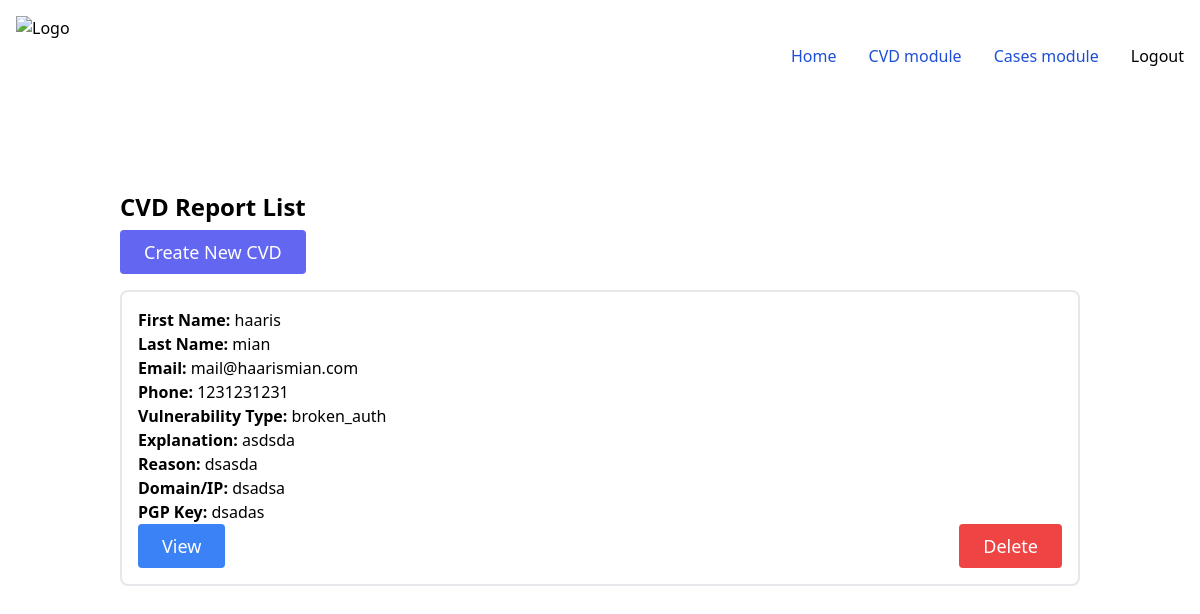
The app's page /cvd/ (signed in), older data.
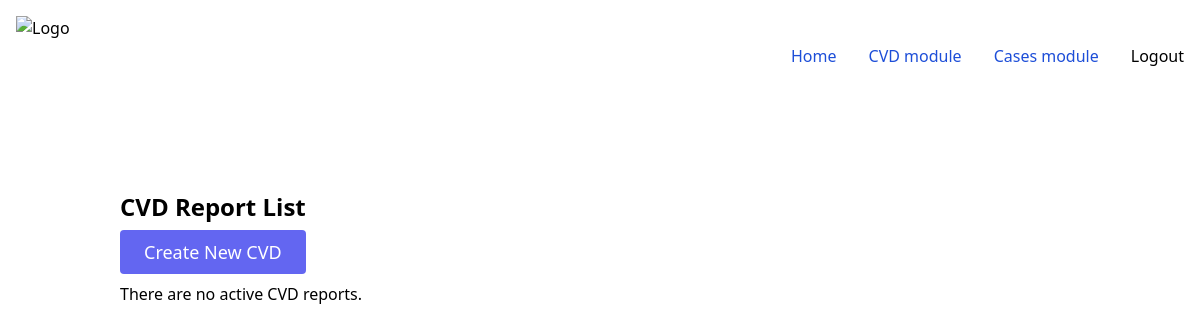
The same page, newer data.
### cvd_service/models.py (models this page shows, shortened)
class CvdReport(models.Model):
    VULNERABILITY_TYPES = (
        ('injection', 'Injection'),
        ('broken_auth', 'Broken Authentication'),
        ('data_exposure', 'Sensitive Data Exposure'),
        ('xxe', 'XML External Entities (XXE)'),
        ('misconfigurations', 'Security Misconfigurations'),
        ('xss', 'Cross-Site Scripting (XSS)'),
        ('access_control', 'Broken Access Control'),
        ('insecure_deserialization', 'Insecure Deserialization'),
        ('availability', 'Availability'),
        ('integrity', 'Integrity'),
        ('confidentiality', 'Confidentiality'),
    )
    first_name = models.CharField(max_length=100, blank=True, null=True)
    last_name = models.CharField(max_length=100, blank=True, null=True)
    email = models.EmailField()  # Email is now required
    phone = models.CharField(max_length=20, blank=True, null=True)
    vulnerability_type = models.CharField(
        max_length=30, choices=VULNERABILITY_TYPES)  # Vulnerability type is now required
    explanation = models.TextField()  # Explanation is now required
    vulnerability_reason = models.TextField()  # Reason is now required
    domain_or_ip = models.TextField()  # Domain/IP is now required
    pgp_key = models.TextField()

### cvd_service/views.py (the view)
# urls.py: path("", views.CVDListView.as_view(), name='cvd_list'),
class CVDListView(LoginRequiredMixin, generic.ListView):
    model = CvdReport
    template_name = 'cvd_service/cvd_list.html'
    context_object_name = 'cvd_list'
    def get_queryset(self):
        return CvdReport.objects.all()

### cvd_service/templates/cvd_service/cvd_list.html (shortened to what this page needs)
{% extends 'base_app/base.html' %}  {% block content %}
<div class="container mx-auto px-4 sm:px-8">
  <div class="py-8">
    <h2 class="text-2xl font-semibold leading-tight">CVD Report List</h2>
    <div class="my-2 flex sm:flex-row flex-col">
      <a
        href="{% url 'cvd_service:create_cvd' %}"
        class="text-white bg-indigo-500 border-0 py-2 px-6 focus:outline-none hover:bg-indigo-600 rounded text-lg"
        >Create New CVD</a
      >
    </div>
    {% if not cvd_list %}
    <p>There are no active CVD reports.</p>
    {% else %} {% for cvd in cvd_list %}
    <div class="py-2">
      <div class="flex flex-col border-2 rounded-lg p-4 bg-white">
        <p><strong>First Name:</strong> {{ cvd.first_name }}</p>
        <p><strong>Last Name:</strong> {{ cvd.last_name }}</p>
        <p><strong>Email:</strong> {{ cvd.email }}</p>
        <p><strong>Phone:</strong> {{ cvd.phone }}</p>
        <p><strong>Vulnerability Type:</strong> {{ cvd.vulnerability_type }}</p>
        <p><strong>Explanation:</strong> {{ cvd.explanation }}</p>
        <p><strong>Reason:</strong> {{ cvd.vulnerability_reason }}</p>
        <p><strong>Domain/IP:</strong> {{ cvd.domain_or_ip }}</p>
        <p><strong>PGP Key:</strong> {{ cvd.pgp_key }}</p>
        {% if user.is_authenticated %}
        <div class="flex justify-between">
          <a
            href="{% url 'cvd_service:cvd_detail' cvd.id %}"
            class="text-white bg-blue-500 border-0 py-2 px-6 focus:outline-none hover:bg-blue-600 rounded text-lg"
            >View</a
          >
          <form
            method="POST"
            action="{% url 'cvd_service:delete_cvd' cvd.id %}"
          >
            <button
              type="submit"
              class="text-white bg-red-500 border-0 py-2 px-6 focus:outline-none hover:bg-red-600 rounded text-lg"
            >
              Delete
            </button>
          </form>
        </div>
        {% endif %}
      </div>
    </div>
    {% endfor %} {% endif %}
  </div>
</div>
{% endblock %}

Row changes from the older to the newer data that the page shows:
removed CvdReport: first_name "haaris", last_name "mian", email "mail@haarismian.com", phone "1231231231", vulnerability_type "broken_auth", explanation "asdsda", vulnerability_reason "dsasda", domain_or_ip "dsadsa", pgp_key "dsadas"
Text that changed along with them:
text now shown: "There are no active CVD reports."
